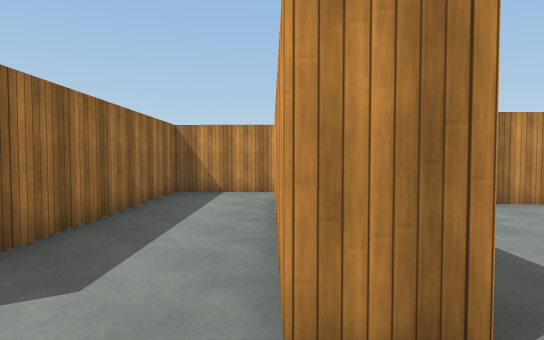
[1] (above)

12 first-person views from a walk through a Unity game level. The camera is 1.5 m above the floor, tilts 2° down and sees 80° across. The floor is counted in squares, 2 m on a side. Each view is taken from the middle of a square. On the plan, view 1 faces up. The plan holds only what a view shows up to about 11 squares ahead; the rest is blank. The player character is not drawn. Surface patterns are stand-ins for the level's own textures.

[2]
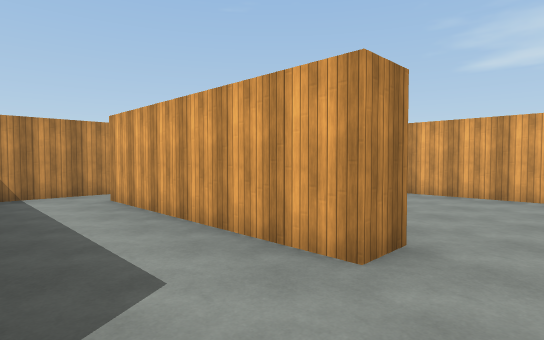

[3]
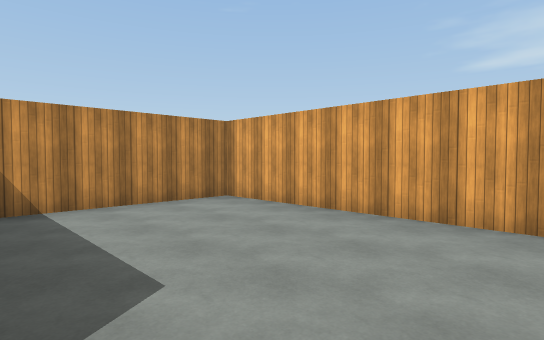

[4]
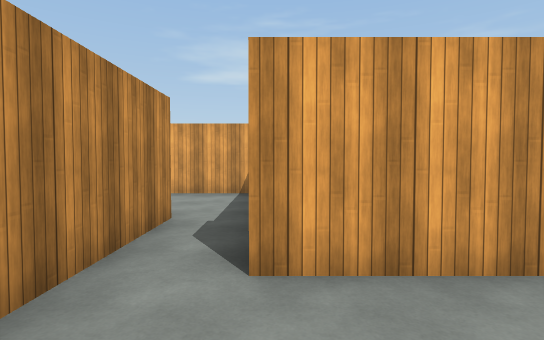

[5]
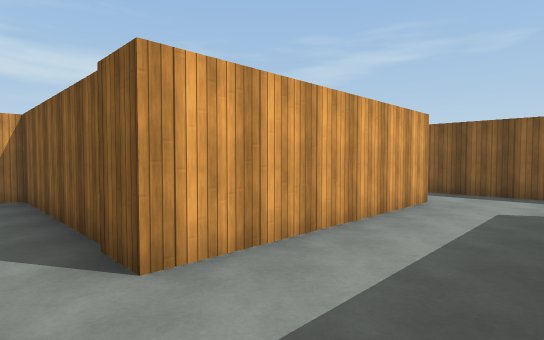

[6]
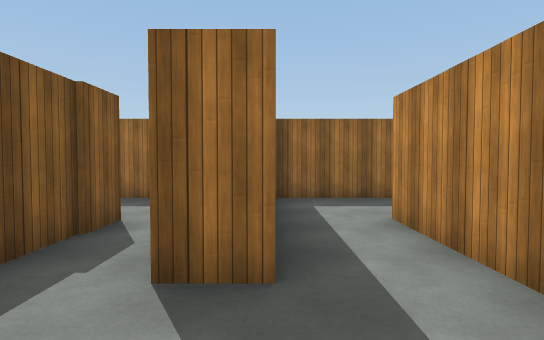

[7]
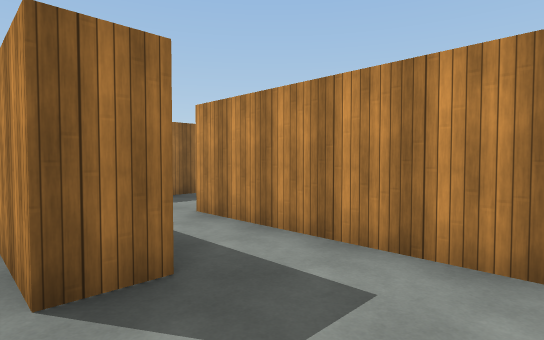

[8]
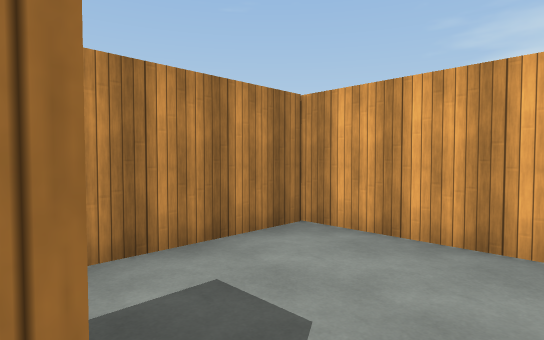

[9]
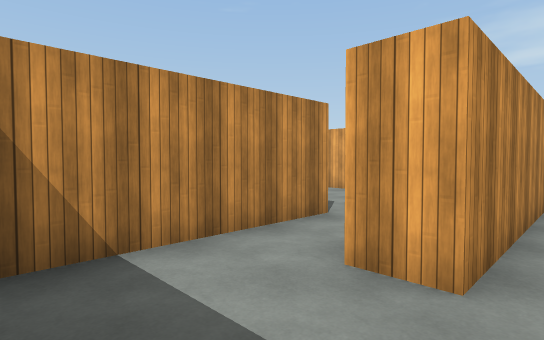

[10]
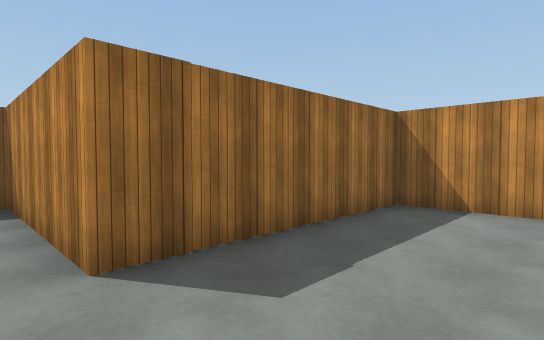

[11]
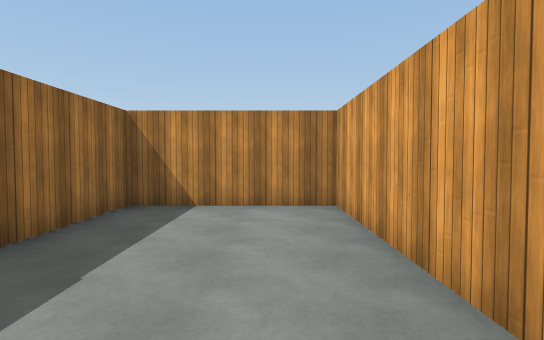

[12]
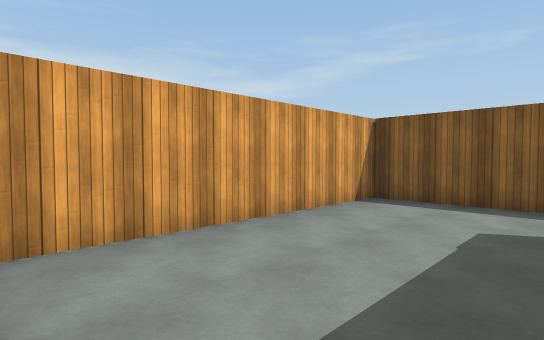

### Floor plan
Points are (right, up) in squares from view 1. A wall is a line through its corners. A room is listed if a view was taken in it or the views show most of it. See-through windows are left out.
Room 1 (views 1, 3)
walls: (0.9, 1.1) (0, 1.1); (5, 0.3) (5, 5.3) (1.4, 5.3); (-0.5, -0.6) (0.7, -0.6)
ways out: opening at (0, 0.5) to room 2
Room 2 (views 2, 4, 5, 7, 8)
walls: (0, 1.1) (0, 6.1) (5, 6.1) (5, 7.6); (2.1, 7.3) (-2.2, 7.3) (-2.2, 2.5); (-1.4, -0.6) (-0.5, -0.6)
ways out: opening at (0, 0.5) to room 1; opening at (3.5, 8) to room 3
Room 3 (views 6, 9)
walls: (2.1, 8.1) (2.1, 7.3); (-2.2, 10.4) (-2.2, 8); (5, 7.6) (5, 9.5) (0, 9.5) (0, 10.3)
ways out: opening at (3.5, 8) to room 2; opening at (-1.5, 10) to room 5
Room 4 (views 10, 11, 12)
walls: (2.5, 10.2) (5, 10.2) (5, 16.1) (1.7, 16.1) (1.7, 11.6) (-0.5, 11.6)
ways out: opening at (0.5, 11) to room 5
Room 5 (no view inside)
walls: (-0.5, 11.6) (-2.2, 11.6) (-2.2, 10.4)
ways out: opening at (-1.5, 10) to room 3; opening at (0.5, 11) to room 4

Where each view was taken, in squares from view 1:
view 1: 0 up, 0 right, facing up
view 2: 0 up, 2 left, facing up-right
view 3: 0 up, 1 right, facing up-right
view 4: 6 up, 2 left, facing right
view 5: 7 up, 2 left, facing down-right
view 6: 8 up, 4 right, facing left
view 7: 7 up, 4 right, facing up-left
view 8: 7 up, 2 right, facing up-right
view 9: 9 up, 2 left, facing up-right
view 10: 11 up, 4 right, facing up-left
view 11: 11 up, 4 right, facing up
view 12: 16 up, 2 right, facing down-right
